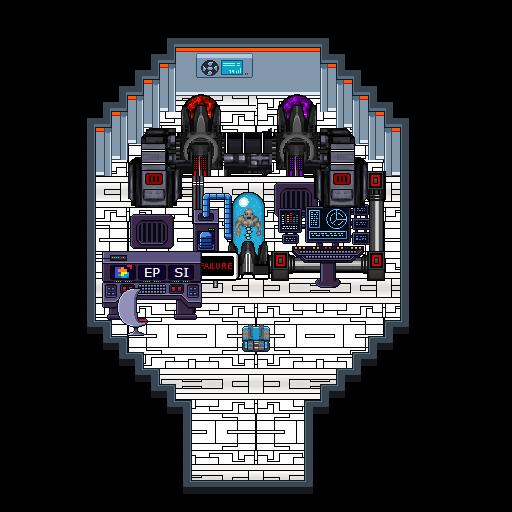

Tiled map render using the project's own tile images. Description and the map definition, with tile-layer contents summarised, below:
An orthogonal 32x32 tile map with 16x16 px tiles, 15 tile layers (background, ground, wall_delimitation, wire, ...), 7 tilesets and 7 objects (EntranceFinal, ExitFinal, AucuneInteraction, Spawn, SpawnEmmaSalon, ...).

<map version="1.10" tiledversion="1.10.0" orientation="orthogonal" renderorder="right-down" width="32" height="32" tilewidth="16" tileheight="16" infinite="0" nextlayerid="20" nextobjectid="11">
 <tileset firstgid="1" source="../tsx/tuile_3.tsx" />
 <tileset firstgid="2305" source="../tsx/tuile_1.tsx" />
 <tileset firstgid="3229" source="../tsx/tuile_5.tsx" />
 <tileset firstgid="5533" source="../tsx/tuile_2.tsx" />
 <tileset firstgid="7837" source="../tsx/tuile_7.tsx" />
 <tileset firstgid="10141" source="../tsx/tuile_666.tsx" />
 <tileset firstgid="13885" source="../tsx/objects.tsx" />
 <layer id="1" name="background" width="32" height="32">
  <data>[1024 cells, 1024 non-empty, 1 distinct tile ids]</data>
 </layer>
 <layer id="2" name="ground" width="32" height="32">
  <data>[1024 cells, 352 non-empty, 12 distinct tile ids]</data>
 </layer>
 <layer id="5" name="wall_delimitation" width="32" height="32">
  <data>[1024 cells, 114 non-empty, 18 distinct tile ids]</data>
 </layer>
 <layer id="13" name="wire" width="32" height="32">
  <data>[1024 cells, 6 non-empty, 6 distinct tile ids]</data>
 </layer>
 <layer id="4" name="wall" width="32" height="32">
  <data>[1024 cells, 57 non-empty, 4 distinct tile ids]</data>
 </layer>
 <layer id="15" name="Calque de Tuiles 15" width="32" height="32">
  <data>[1024 cells, 8 non-empty, 8 distinct tile ids]</data>
 </layer>
 <objectgroup id="17" name="Waypoints">
  <object id="1" name="EntranceFinal" x="247.333" y="454.667">
   <point />
  </object>
  <object id="2" name="ExitFinal" x="208" y="437.333" width="78.6667" height="36" />
  <object id="4" name="AucuneInteraction" x="367.333" y="432" width="64" height="49.3333" />
  <object id="5" name="Spawn" x="248.667" y="453.333">
   <point />
  </object>
  <object id="6" name="SpawnEmmaSalon" x="289.333" y="362.667">
   <point />
  </object>
  <object id="9" name="Parchemin" x="234.667" y="332.667" width="21.3333" height="33.3333" />
  <object id="10" name="SpawnCaporal" x="456" y="344.667">
   <point />
  </object>
 </objectgroup>
 <layer id="14" name="fans" width="32" height="32">
  <data>[1024 cells, 0 non-empty, 0 distinct tile ids]</data>
 </layer>
 <layer id="6" name="pillard_wall" width="32" height="32">
  <data>[1024 cells, 30 non-empty, 2 distinct tile ids]</data>
 </layer>
 <layer id="9" name="data_4" width="32" height="32">
  <data>[1024 cells, 32 non-empty, 29 distinct tile ids]</data>
 </layer>
 <layer id="10" name="data_5" width="32" height="32">
  <data>[1024 cells, 19 non-empty, 19 distinct tile ids]</data>
 </layer>
 <layer id="11" name="corrupted_data" width="32" height="32">
  <data>[1024 cells, 18 non-empty, 18 distinct tile ids]</data>
 </layer>
 <layer id="12" name="card" width="32" height="32">
  <data>[1024 cells, 9 non-empty, 9 distinct tile ids]</data>
 </layer>
 <layer id="3" name="data" width="32" height="32">
  <data>[1024 cells, 83 non-empty, 83 distinct tile ids]</data>
 </layer>
 <layer id="7" name="data_2" width="32" height="32">
  <data>[1024 cells, 88 non-empty, 87 distinct tile ids]</data>
 </layer>
 <layer id="8" name="Collisions" width="32" height="32">
  <data>[1024 cells, 525 non-empty, 4 distinct tile ids]</data>
 </layer>
</map>
